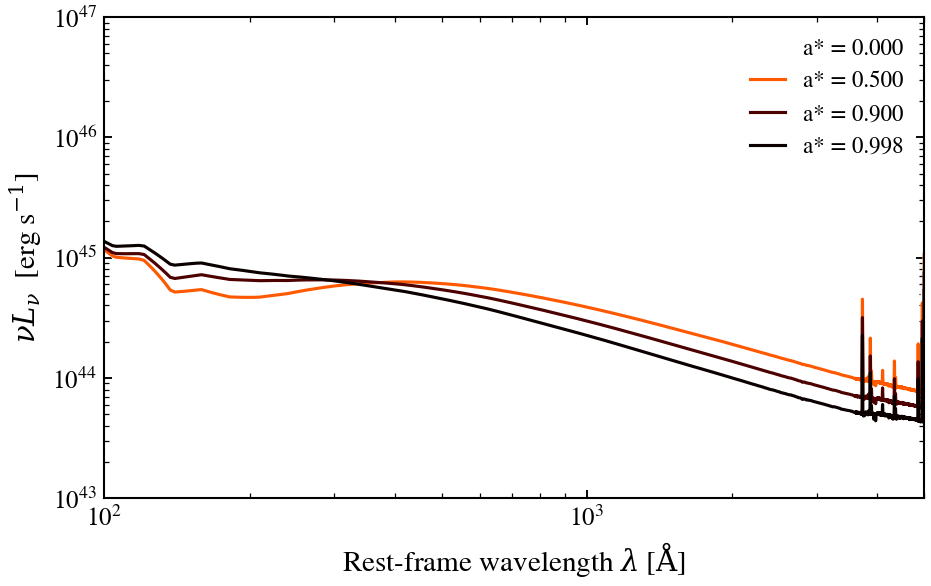

Reproduce this figure in Python.
"""
Black hole spin effect on accretion disc UV peak temperature
=============================================================

The dimensionless spin parameter a* determines the innermost stable circular
orbit (ISCO). Higher spin pushes ISCO inward, raising peak disc temperature
and shifting the UV bump bluer. This demonstrates the classic Kerr black hole
effect on thin disc accretion: Schwarzschild (a*=0) → near-extremal Kerr
(a*=0.998).
"""

import warnings

import jax
import jax.numpy as jnp
import matplotlib as mpl
import matplotlib.pyplot as plt
import numpy as np

import tengri
from tengri.analysis.plotting import setup_style

setup_style()
warnings.filterwarnings("ignore", message=".*BakedInBackend.*")
warnings.filterwarnings("ignore", message=".*deprecated.*")

ssp = tengri.load_ssp()
model = tengri.SEDModel.build(
    ssp,
    sfh={
        "type": "dpl",
        "*": tengri.FIXED,
        "tau_gyr": 3.0,
        "log_peak_sfr": 0.5,
        "alpha": 2.0,
        "beta": 2.5,
    },
    dust={"type": "two_component", "*": tengri.FIXED, "tau_diff": 0.1, "tau_bc": 0.1},
    agn={
        "type": "composable",
        "disc": {"type": "multicolor", "*": tengri.FIXED, "a_spin": tengri.FREE},
        "torus": {"type": "skirtor", "*": tengri.FIXED, "tau_skirtor": 7.0},
        "lines": {"type": "nlr", "*": tengri.FIXED},
        "*": tengri.FIXED,
        "agn_frac": 1.0,  # turn the composable AGN on (default 0.0 zeros it)
        "agn_log_lbol": 11.5,
        "agn_log_mbh": 8.0,
        "agn_log_ledd": -0.5,
    },
    redshift=tengri.Fixed(0.05),
)
baseline = dict(model.spec.sample(jax.random.PRNGKey(0)))

# Spin values: Schwarzschild, intermediate, near-extremal Kerr
a_spin_values = np.array([0.0, 0.5, 0.9, 0.998])
norm = mpl.colors.Normalize(vmin=a_spin_values.min(), vmax=a_spin_values.max())
cmap = plt.get_cmap("hot_r")

fig, ax = plt.subplots(figsize=(6.5, 4.2))
for a_spin in a_spin_values:
    params = {**baseline, "agn_a_spin": jnp.float64(a_spin)}
    out = model.predict_rest_sed(params)
    wave = np.asarray(out.wavelength)
    nu = 2.998e18 / wave
    nu_l_nu = nu * np.asarray(out.sed)
    ax.loglog(wave, nu_l_nu, color=cmap(norm(a_spin)), lw=1.5, label=f"a* = {a_spin:.3f}")

ax.set_xlim(100, 5000)
ax.set_ylim(1e43, 1e47)
ax.set_xlabel(r"Rest-frame wavelength $\lambda$ [$\mathrm{\AA}$]")
ax.set_ylabel(r"$\nu L_\nu$  [erg s$^{-1}$]")
ax.legend(loc="upper right", framealpha=0.95)

fig.tight_layout()
plt.savefig("plot_bh_spin_disc_continuum.png", dpi=150, bbox_inches="tight")
